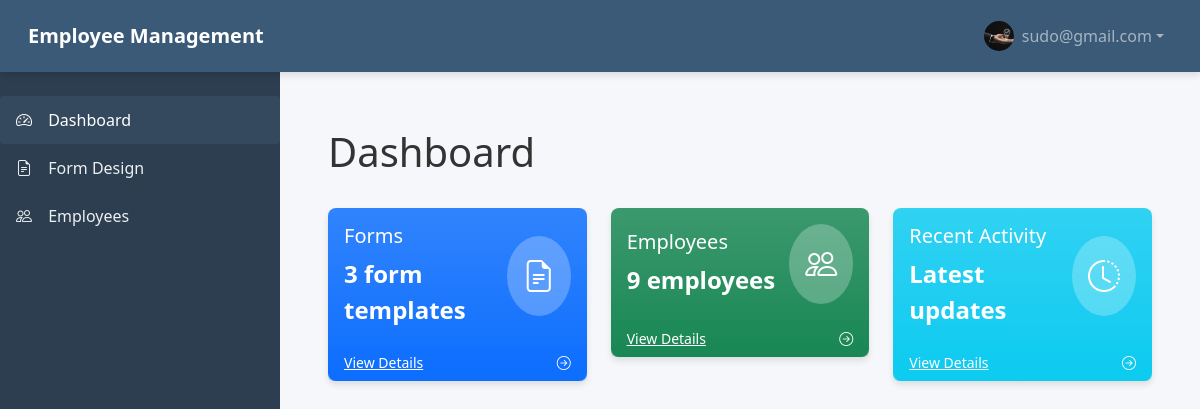
/ (signed in), run on the app's committed database.
### employees/models.py (models this page shows, shortened)
class CustomUser(AbstractUser):
    email = models.EmailField(_('email address'), unique=True)
    profile_picture = models.ImageField(upload_to='profile_pics/', null=True, blank=True)
    USERNAME_FIELD = 'email'
    REQUIRED_FIELDS = ['username']

### employees/views.py (the view)
# urls.py: path('', dashboard_view, name='dashboard'),
@login_required
def dashboard_view(request):
    form_count = FormTemplate.objects.filter(created_by=request.user).count()
    employee_count = Employee.objects.filter(created_by=request.user).count()
    return render(request, 'employees/dashboard.html', {
        'form_count': form_count,
        'employee_count': employee_count
    })

### employees/templates/employees/dashboard.html
{% extends "base.html" %}
{% block content %}
<div class="container-fluid px-4" style="margin-top: 80px;">
    <div class="d-flex justify-content-between align-items-center mb-4">
        <h1 class="mt-4">Dashboard</h1>
    </div>
    <div class="row mt-4">
        <div class="col-xl-4 col-md-6">
            <div class="card bg-primary bg-gradient text-white mb-4">
                <div class="card-body d-flex justify-content-between align-items-center">
                    <div>
                        <h5 class="card-title">Forms</h5>
                        <p class="card-text fs-4 fw-bold">{{ form_count }} form templates</p>
                    </div>
                    <div class="bg-white bg-opacity-25 p-3 rounded-circle">
                        <i class="bi bi-file-earmark-text fs-2"></i>
                    </div>
                </div>
                <div class="card-footer bg-primary bg-opacity-25 d-flex align-items-center justify-content-between">
                    <a class="small text-white stretched-link" href="{% url 'form_design' %}">View Details</a>
                    <div class="small text-white"><i class="bi bi-arrow-right-circle"></i></div>
                </div>
            </div>
        </div>
        <div class="col-xl-4 col-md-6">
            <div class="card bg-success bg-gradient text-white mb-4">
                <div class="card-body d-flex justify-content-between align-items-center">
                    <div>
                        <h5 class="card-title">Employees</h5>
                        <p class="card-text fs-4 fw-bold">{{ employee_count }} employees</p>
                    </div>
                    <div class="bg-white bg-opacity-25 p-3 rounded-circle">
                        <i class="bi bi-people fs-2"></i>
                    </div>
                </div>
                <div class="card-footer bg-success bg-opacity-25 d-flex align-items-center justify-content-between">
                    <a class="small text-white stretched-link" href="{% url 'employee_list' %}">View Details</a>
                    <div class="small text-white"><i class="bi bi-arrow-right-circle"></i></div>
                </div>
            </div>
        </div>
        <div class="col-xl-4 col-md-6">
            <div class="card bg-info bg-gradient text-white mb-4">
                <div class="card-body d-flex justify-content-between align-items-center">
                    <div>
                        <h5 class="card-title">Recent Activity</h5>
                        <p class="card-text fs-4 fw-bold">Latest updates</p>
                    </div>
                    <div class="bg-white bg-opacity-25 p-3 rounded-circle">
                        <i class="bi bi-clock-history fs-2"></i>
                    </div>
                </div>
                <div class="card-footer bg-info bg-opacity-25 d-flex align-items-center justify-content-between">
                    <a class="small text-white stretched-link" href="{% url 'recent_activity' %}">View Details</a>
                    <div class="small text-white"><i class="bi bi-arrow-right-circle"></i></div>
                </div>
            </div>
        </div>
    </div>
</div>
{% endblock %}

### templates/base.html (shortened to what this page needs)
<!DOCTYPE html>
<html lang="en">
<head>
    <link href="https://cdn.jsdelivr.net/npm/bootstrap@5.3.0/dist/css/bootstrap.min.css" rel="stylesheet">
    <link rel="stylesheet" href="https://cdn.jsdelivr.net/npm/bootstrap-icons@1.10.0/font/bootstrap-icons.css">
</head>
<body>
    <nav class="navbar navbar-expand-lg navbar-dark fixed-top">
        <div class="container-fluid">
            <a class="navbar-brand fw-bold" href="{% url 'dashboard' %}">
                Employee Management
            </a>
            <div class="collapse navbar-collapse" id="navbarNav">
                <ul class="navbar-nav ms-auto">
                    <li class="nav-item dropdown">
                        <a class="nav-link dropdown-toggle d-flex align-items-center" href="#" id="navbarDropdown" role="button" data-bs-toggle="dropdown">
                            {% if request.user.profile_picture %}
                                <img src="{{ request.user.profile_picture.url }}" class="rounded-circle me-2" width="30" height="30" style="object-fit: cover;">
                            {% else %}
                                <div class="rounded-circle bg-secondary me-2 d-flex align-items-center justify-content-center" style="width: 30px; height: 30px;">
                                    <i class="bi bi-person text-white" style="font-size: 0.8rem;"></i>
                                </div>
                            {% endif %}
                            <span>{{ request.user.username }}</span>
                        </a>
                    </li>
                </ul>
            </div>
        </div>
    </nav>
    <div class="sidebar" id="sidebar">
        <div class="sidebar-header px-3 py-4">
            <h5 class="mb-0 fw-bold text-center">Menu</h5>
        </div>
        <div class="list-group list-group-flush mt-2">
            <a href="{% url 'dashboard' %}" class="list-group-item list-group-item-action {% if request.path == '/' %}active{% endif %}">
                <i class="bi bi-speedometer2"></i> Dashboard
            </a>
            <a href="{% url 'form_design' %}" class="list-group-item list-group-item-action {% if 'forms' in request.path %}active{% endif %}">
                <i class="bi bi-file-earmark-text"></i> Form Design
            </a>
            <a href="{% url 'employee_list' %}" class="list-group-item list-group-item-action {% if 'employee' in request.path %}active{% endif %}">
                <i class="bi bi-people"></i> Employees
            </a>
        </div>
    </div>
    <div class="main-content" id="mainContent">
        {% block content %}{% endblock %}
    </div>
</body>
</html>

### templates/base.html (style rules this page uses)
:root { --sidebar-width: 280px; --sidebar-bg: #2c3e50; --sidebar-color: #ecf0f1; --sidebar-active-bg: #34495e; --navbar-bg: #3a5a78; --card-shadow: 0 4px 6px rgba(0, 0, 0, 0.1); }
body { font-family: 'Segoe UI', Tahoma, Geneva, Verdana, sans-serif; background-color: #f5f7fa; color: #333; }
.navbar { background-color: var(--navbar-bg); box-shadow: var(--card-shadow); padding: 0.8rem 1rem; }
.sidebar { height: 100vh; position: fixed; left: 0; width: var(--sidebar-width); background-color: var(--sidebar-bg); color: var(--sidebar-color); padding-top: 1rem; transition: all 0.3s; z-index: 1000; }
.sidebar .list-group-item { background-color: transparent; color: var(--sidebar-color); border: none; border-radius: 0.25rem; padding: 0.75rem 1rem; transition: all 0.2s; }
.sidebar .list-group-item:hover, .sidebar .list-group-item.active { background-color: var(--sidebar-active-bg); color: white; }
.sidebar .list-group-item i { margin-right: 0.75rem; width: 1.25rem; text-align: center; }
.main-content { margin-left: var(--sidebar-width); padding: 1.5rem; min-height: calc(100vh - 56px); transition: all 0.3s; }
.card { border: none; border-radius: 0.5rem; box-shadow: var(--card-shadow); transition: transform 0.2s; }
.card-footer { background-color: rgba(255, 255, 255, 0.1); border-top: none; }

### data on the page
CustomUser: user.profile_picture (picture), user.username "sudo@gmail.com"

### other printed values
{{ employee_count }} "9"
